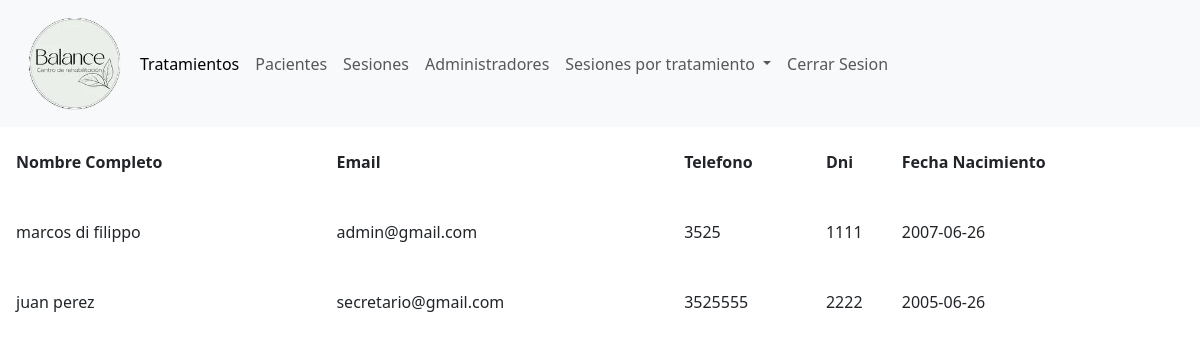
The app's page /admin/administradores.php (signed in) with its own data.
### tables this page shows
CREATE TABLE IF NOT EXISTS `personas` (
  `id_personas` int NOT NULL AUTO_INCREMENT,
  `nombre` varchar(45) NOT NULL,
  `apellido` varchar(45) NOT NULL,
  `dni` int NOT NULL,
  `fecha_nacimiento` date NOT NULL,
  `telefono` int NOT NULL,
  `email` varchar(60) NOT NULL,
  `fk_rol` int NOT NULL,
  `contrasenia` varchar(45) NOT NULL,
  PRIMARY KEY (`id_personas`),
  UNIQUE KEY `id_personas_UNIQUE` (`id_personas`),
  UNIQUE KEY `dni_UNIQUE` (`dni`),
  UNIQUE KEY `email_UNIQUE` (`email`)
);

### admin/abml/lectura.php (called while the page is built, shortened)
<?php
    $lecturaUsuarios = "SELECT * FROM `personas`";
?>

### admin/administradores.php (the view, shortened to what this page needs)
<?php
    include_once("./abml/lectura.php");
    include_once("../componentes-admin/header.php");
?>
<main>
    <section>
        <article class="article-table">
            <table>
                <thead>
                    <th class="columna-nombre">
                        Nombre Completo
                    </th>
                    <th>
                        Email
                    </th>
                    <th>
                        Telefono
                    </th>
                    <th>
                        Dni
                    </th>
                    <th>
                        Fecha Nacimiento
                    </th>
                </thead>
                <tbody>
                    <?php
                    $lecturaUsuarios .= " WHERE `fk_rol`!=3";
                    $admins = mysqli_query($conexion, $lecturaUsuarios);
                        while ($admin = mysqli_fetch_array($admins)) {
                                echo "<tr>";
                                echo "<td class='columna-nombre'>$admin[nombre] $admin[apellido]</td>
                                <td>$admin[email]</td>
                                <td>$admin[telefono]</td>
                                <td>$admin[dni]</td>
                                <td>$admin[fecha_nacimiento]</td>";
                                echo "</tr>";
                            }
                    ?>
                </tbody>
            </table>
        </article>
    </section>
</main>
</body>
</html>

### css-admin/main.css (style rules this page uses)
* { margin: 0; padding: 0; }
table { width: 100%; }
tr { height: 70px; transition: background-color 0.2s ease; }
.columna-nombre { padding-left: 1rem; }

### records on screen
personas: nombre "marcos", apellido "di filippo", email "admin@gmail.com", telefono "3525", dni "1111", fecha_nacimiento "2007-06-26"
personas: nombre "juan", apellido "perez", email "secretario@gmail.com", telefono "3525555", dni "2222", fecha_nacimiento "2005-06-26"
